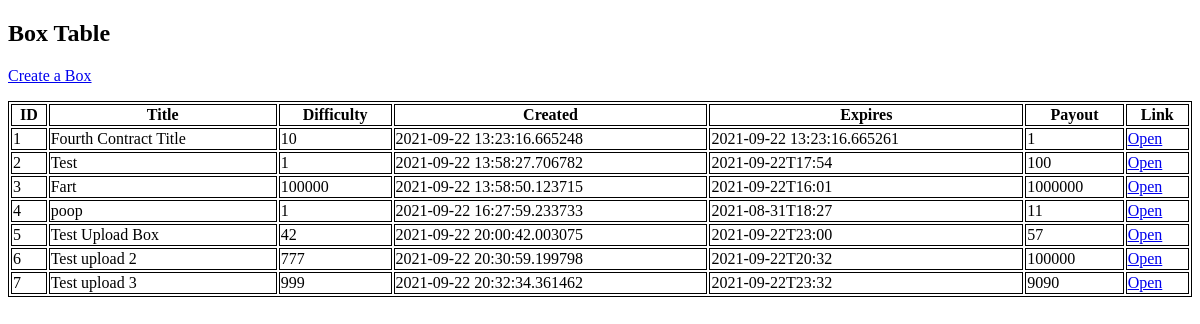
/table, run on an earlier commit of the app's database.
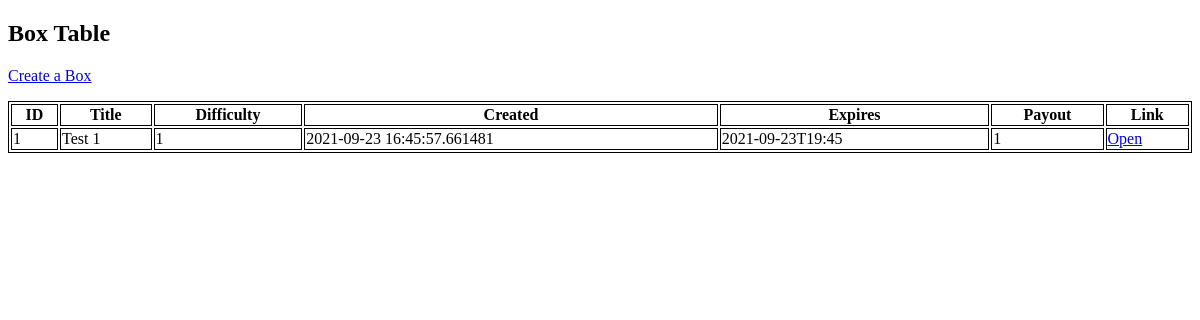
And on a later commit of the database.
### tables this page shows
CREATE TABLE box_contract (
    id INTEGER PRIMARY KEY AUTOINCREMENT,
    title TEXT NOT NULL,
    descript TEXT,
    difficulty INTEGER NOT NULL,
    creation_date DATETIME NOT NULL,
    expiration_date DATETIME NOT NULL,
    payout INTEGER NOT NULL
);

### flaskw/__init__.py (the view)
    @app.route('/table')
    def table():
        return render_template('basicTable.html', box_contracts=db.get_box_contracts())

### flaskw/db.py (called while the page is built)
def get_db():
    if 'db' not in g:
        g.db = sqlite3.connect(
            current_app.config['DATABASE'],
            detect_types=sqlite3.PARSE_DECLTYPES
        )
        g.db.row_factory = sqlite3.Row
    return g.db

def get_box_contracts():
    db = get_db()
    box_contracts = db.execute('SELECT * FROM box_contract').fetchall()
    ret = list()
    for box_contract in box_contracts:
        ret.append(list(box_contract))
    return ret

### flaskw/templates/basicTable.html (shortened to what this page needs)
<!DOCTYPE html>
<html>
<body>
<h2>Box Table</h2>
<p>
  <a href="{{url_for('form')}}">Create a Box</a>
</p>
<table style="width:100%">
  <tr>
    <th>ID</th>
    <th>Title</th>
    <th>Difficulty</th>
    <th>Created</th>
    <th>Expires</th>
    <th>Payout</th>
    <th>Link</th>
  </tr>
{% for box in box_contracts %}
  <tr>
    <td>{{ box[0] }}</td>
    <td>{{ box[1] }}</td>
    <td>{{ box[3] }}</td>
    <td>{{ box[4] }}</td>
    <td>{{ box[5] }}</td>
    <td>{{ box[6] }}</td>
    <td><a href="{{url_for('view_contract', id=box[0])}}">Open</a></td>
  </tr>
{% endfor %}
</table>
</body>
</html>

### flaskw/templates/basicTable.html (style rules this page uses)
table, th, td { border:1px solid black; }

What changed in the data, as far as the page shows it:
removed box_contract: id "2", title "Test", difficulty "1", creation_date "2021-09-22 13:58:27.706782", expiration_date "2021-09-22T17:54", payout "100"
removed box_contract: id "3", title "Fart", difficulty "100000", creation_date "2021-09-22 13:58:50.123715", expiration_date "2021-09-22T16:01", payout "1000000"
removed box_contract: id "4", title "poop", difficulty "1", creation_date "2021-09-22 16:27:59.233733", expiration_date "2021-08-31T18:27", payout "11"
removed box_contract: id "5", title "Test Upload Box", difficulty "42", creation_date "2021-09-22 20:00:42.003075", expiration_date "2021-09-22T23:00", payout "57"
removed box_contract: id "6", title "Test upload 2", difficulty "777", creation_date "2021-09-22 20:30:59.199798", expiration_date "2021-09-22T20:32", payout "100000"
removed box_contract: id "7", title "Test upload 3", difficulty "999", creation_date "2021-09-22 20:32:34.361462", expiration_date "2021-09-22T23:32", payout "9090"
changed box_contract id 1: title "Fourth Contract Title" → "Test 1"; difficulty "10" → "1"; creation_date "2021-09-22 13:23:16.665248" → "2021-09-23 16:45:57.661481"; expiration_date "2021-09-22 13:23:16.665261" → "2021-09-23T19:45"
